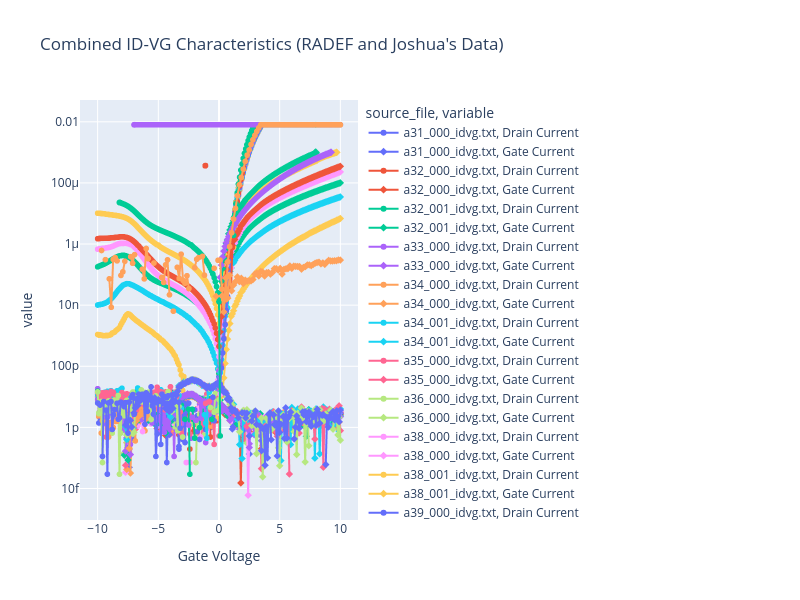

Notebook source saved alongside this figure:
### Markdown cell above
## Sanity Check Between Vanderbilt and JYU Data

### Code cell
# Get Joshua's CSV files and plot them alongside RADEF's data for comparison.
df_joshua = nextcloud_csv_to_dataframe()

print("Joshua's CSV files:")
for file in df_joshua["source_file"].unique() if not df_joshua.empty else []:
    subset = df_joshua[df_joshua["source_file"] == file]
    print(f"File: {file}, Data Rows: {len(subset)}")

idvg_df_joshua = df_joshua[
    df_joshua["source_file"].str.contains("_idvg", case=False, na=False)
]
# Remove DataName column if it exists, as it may interfere with plotting
idvg_df_joshua = idvg_df_joshua.drop(columns=["DataName"], errors="ignore")

# Rename joshua's ID-VG columns to match RADEF's for easier plotting
col_mapping = {
    "Vgate": "Gate Voltage",
    "Isource": "Source Voltage",
    "Idrain": "Drain Current",
    "Igate": "Gate Current",
}

# strip whitespace from column names in joshua's DataFrame before renaming
idvg_df_joshua.columns = idvg_df_joshua.columns.str.strip()

idvg_df_joshua = idvg_df_joshua.rename(columns=col_mapping)

# Combine both dataframes
idvg_combined = pd.concat([idvg_df, idvg_df_joshua], ignore_index=True)

fig_combined = px.line(
    idvg_combined,
    x="Gate Voltage",
    y=["Drain Current", "Gate Current"],
    color="source_file",
    symbol="variable",
    title="Combined ID-VG Characteristics (RADEF and Joshua's Data)",
)

fig_combined.update_layout(
    width=800,
    height=600,
    yaxis_type="log",  # Logarithmic scale for current to better visualize low currents
)
fig_combined.show()

### Figure 1 — Plotly figure (JSON) as saved in the notebook; plotly's stock layout.template omitted (floating-point values rounded to 4 significant figures; data arrays with more than 128 entries replaced by an {"elided": "..."} marker saying what was removed)
{"data": [{"hovertemplate": "source_file=a31_000_idvg.txt<br>variable=Drain Current<br>Gate Voltage=%{x}<br>value=%{y}<extra></extra>", "legendgroup": "a31_000_idvg.txt, Drain Current", "line": {"color": "#636efa", "dash": "solid"}, "marker": {"symbol": "circle"}, "mode": "lines+markers", "name": "a31_000_idvg.txt, Drain Current", "showlegend": true, "type": "scattergl", "x": {"elided": "201 float values"}, "xaxis": "x", "y": {"elided": "201 float values"}, "yaxis": "y"}, {"hovertemplate": "source_file=a31_000_idvg.txt<br>variable=Gate Current<br>Gate Voltage=%{x}<br>value=%{y}<extra></extra>", "legendgroup": "a31_000_idvg.txt, Gate Current", "line": {"color": "#636efa", "dash": "solid"}, "marker": {"symbol": "diamond"}, "mode": "lines+markers", "name": "a31_000_idvg.txt, Gate Current", "showlegend": true, "type": "scattergl", "x": {"elided": "201 float values"}, "xaxis": "x", "y": {"elided": "201 float values"}, "yaxis": "y"}, {"hovertemplate": "source_file=a32_000_idvg.txt<br>variable=Drain Current<br>Gate Voltage=%{x}<br>value=%{y}<extra></extra>", "legendgroup": "a32_000_idvg.txt, Drain Current", "line": {"color": "#EF553B", "dash": "solid"}, "marker": {"symbol": "circle"}, "mode": "lines+markers", "name": "a32_000_idvg.txt, Drain Current", "showlegend": true, "type": "scattergl", "x": {"elided": "201 float values"}, "xaxis": "x", "y": {"elided": "201 float values"}, "yaxis": "y"}, {"hovertemplate": "source_file=a32_000_idvg.txt<br>variable=Gate Current<br>Gate Voltage=%{x}<br>value=%{y}<extra></extra>", "legendgroup": "a32_000_idvg.txt, Gate Current", "line": {"color": "#EF553B", "dash": "solid"}, "marker": {"symbol": "diamond"}, "mode": "lines+markers", "name": "a32_000_idvg.txt, Gate Current", "showlegend": true, "type": "scattergl", "x": {"elided": "201 float values"}, "xaxis": "x", "y": {"elided": "201 float values"}, "yaxis": "y"}, {"hovertemplate": "source_file=a32_001_idvg.txt<br>variable=Drain Current<br>Gate Voltage=%{x}<br>value=%{y}<extra></extra>", "legendgroup": "a32_001_idvg.txt, Drain Current", "line": {"color": "#00cc96", "dash": "solid"}, "marker": {"symbol": "circle"}, "mode": "lines+markers", "name": "a32_001_idvg.txt, Drain Current", "showlegend": true, "type": "scattergl", "x": {"elided": "201 float values"}, "xaxis": "x", "y": {"elided": "201 float values"}, "yaxis": "y"}, {"hovertemplate": "source_file=a32_001_idvg.txt<br>variable=Gate Current<br>Gate Voltage=%{x}<br>value=%{y}<extra></extra>", "legendgroup": "a32_001_idvg.txt, Gate Current", "line": {"color": "#00cc96", "dash": "solid"}, "marker": {"symbol": "diamond"}, "mode": "lines+markers", "name": "a32_001_idvg.txt, Gate Current", "showlegend": true, "type": "scattergl", "x": {"elided": "201 float values"}, "xaxis": "x", "y": {"elided": "201 float values"}, "yaxis": "y"}, {"hovertemplate": "source_file=a33_000_idvg.txt<br>variable=Drain Current<br>Gate Voltage=%{x}<br>value=%{y}<extra></extra>", "legendgroup": "a33_000_idvg.txt, Drain Current", "line": {"color": "#ab63fa", "dash": "solid"}, "marker": {"symbol": "circle"}, "mode": "lines+markers", "name": "a33_000_idvg.txt, Drain Current", "showlegend": true, "type": "scattergl", "x": {"elided": "201 float values"}, "xaxis": "x", "y": {"elided": "201 float values"}, "yaxis": "y"}, {"hovertemplate": "source_file=a33_000_idvg.txt<br>variable=Gate Current<br>Gate Voltage=%{x}<br>value=%{y}<extra></extra>", "legendgroup": "a33_000_idvg.txt, Gate Current", "line": {"color": "#ab63fa", "dash": "solid"}, "marker": {"symbol": "diamond"}, "mode": "lines+markers", "name": "a33_000_idvg.txt, Gate Current", "showlegend": true, "type": "scattergl", "x": {"elided": "201 float values"}, "xaxis": "x", "y": {"elided": "201 float values"}, "yaxis": "y"}, {"hovertemplate": "source_file=a34_000_idvg.txt<br>variable=Drain Current<br>Gate Voltage=%{x}<br>value=%{y}<extra></extra>", "legendgroup": "a34_000_idvg.txt, Drain Current", "line": {"color": "#FFA15A", "dash": "solid"}, "marker": {"symbol": "circle"}, "mode": "lines+markers", "name": "a34_000_idvg.txt, Drain Current", "showlegend": true, "type": "scattergl", "x": {"elided": "201 float values"}, "xaxis": "x", "y": {"elided": "201 float values"}, "yaxis": "y"}, {"hovertemplate": "source_file=a34_000_idvg.txt<br>variable=Gate Current<br>Gate Voltage=%{x}<br>value=%{y}<extra></extra>", "legendgroup": "a34_000_idvg.txt, Gate Current", "line": {"color": "#FFA15A", "dash": "solid"}, "marker": {"symbol": "diamond"}, "mode": "lines+markers", "name": "a34_000_idvg.txt, Gate Current", "showlegend": true, "type": "scattergl", "x": {"elided": "201 float values"}, "xaxis": "x", "y": {"elided": "201 float values"}, "yaxis": "y"}, {"hovertemplate": "source_file=a34_001_idvg.txt<br>variable=Drain Current<br>Gate Voltage=%{x}<br>value=%{y}<extra></extra>", "legendgroup": "a34_001_idvg.txt, Drain Current", "line": {"color": "#19d3f3", "dash": "solid"}, "marker": {"symbol": "circle"}, "mode": "lines+markers", "name": "a34_001_idvg.txt, Drain Current", "showlegend": true, "type": "scattergl", "x": {"elided": "201 float values"}, "xaxis": "x", "y": {"elided": "201 float values"}, "yaxis": "y"}, {"hovertemplate": "source_file=a34_001_idvg.txt<br>variable=Gate Current<br>Gate Voltage=%{x}<br>value=%{y}<extra></extra>", "legendgroup": "a34_001_idvg.txt, Gate Current", "line": {"color": "#19d3f3", "dash": "solid"}, "marker": {"symbol": "diamond"}, "mode": "lines+markers", "name": "a34_001_idvg.txt, Gate Current", "showlegend": true, "type": "scattergl", "x": {"elided": "201 float values"}, "xaxis": "x", "y": {"elided": "201 float values"}, "yaxis": "y"}, {"hovertemplate": "source_file=a35_000_idvg.txt<br>variable=Drain Current<br>Gate Voltage=%{x}<br>value=%{y}<extra></extra>", "legendgroup": "a35_000_idvg.txt, Drain Current", "line": {"color": "#FF6692", "dash": "solid"}, "marker": {"symbol": "circle"}, "mode": "lines+markers", "name": "a35_000_idvg.txt, Drain Current", "showlegend": true, "type": "scattergl", "x": {"elided": "201 float values"}, "xaxis": "x", "y": {"elided": "201 float values"}, "yaxis": "y"}, {"hovertemplate": "source_file=a35_000_idvg.txt<br>variable=Gate Current<br>Gate Voltage=%{x}<br>value=%{y}<extra></extra>", "legendgroup": "a35_000_idvg.txt, Gate Current", "line": {"color": "#FF6692", "dash": "solid"}, "marker": {"symbol": "diamond"}, "mode": "lines+markers", "name": "a35_000_idvg.txt, Gate Current", "showlegend": true, "type": "scattergl", "x": {"elided": "201 float values"}, "xaxis": "x", "y": {"elided": "201 float values"}, "yaxis": "y"}, {"hovertemplate": "source_file=a36_000_idvg.txt<br>variable=Drain Current<br>Gate Voltage=%{x}<br>value=%{y}<extra></extra>", "legendgroup": "a36_000_idvg.txt, Drain Current", "line": {"color": "#B6E880", "dash": "solid"}, "marker": {"symbol": "circle"}, "mode": "lines+markers", "name": "a36_000_idvg.txt, Drain Current", "showlegend": true, "type": "scattergl", "x": {"elided": "201 float values"}, "xaxis": "x", "y": {"elided": "201 float values"}, "yaxis": "y"}, {"hovertemplate": "source_file=a36_000_idvg.txt<br>variable=Gate Current<br>Gate Voltage=%{x}<br>value=%{y}<extra></extra>", "legendgroup": "a36_000_idvg.txt, Gate Current", "line": {"color": "#B6E880", "dash": "solid"}, "marker": {"symbol": "diamond"}, "mode": "lines+markers", "name": "a36_000_idvg.txt, Gate Current", "showlegend": true, "type": "scattergl", "x": {"elided": "201 float values"}, "xaxis": "x", "y": {"elided": "201 float values"}, "yaxis": "y"}, {"hovertemplate": "source_file=a38_000_idvg.txt<br>variable=Drain Current<br>Gate Voltage=%{x}<br>value=%{y}<extra></extra>", "legendgroup": "a38_000_idvg.txt, Drain Current", "line": {"color": "#FF97FF", "dash": "solid"}, "marker": {"symbol": "circle"}, "mode": "lines+markers", "name": "a38_000_idvg.txt, Drain Current", "showlegend": true, "type": "scattergl", "x": {"elided": "201 float values"}, "xaxis": "x", "y": {"elided": "201 float values"}, "yaxis": "y"}, {"hovertemplate": "source_file=a38_000_idvg.txt<br>variable=Gate Current<br>Gate Voltage=%{x}<br>value=%{y}<extra></extra>", "legendgroup": "a38_000_idvg.txt, Gate Current", "line": {"color": "#FF97FF", "dash": "solid"}, "marker": {"symbol": "diamond"}, "mode": "lines+markers", "name": "a38_000_idvg.txt, Gate Current", "showlegend": true, "type": "scattergl", "x": {"elided": "201 float values"}, "xaxis": "x", "y": {"elided": "201 float values"}, "yaxis": "y"}, {"hovertemplate": "source_file=a38_001_idvg.txt<br>variable=Drain Current<br>Gate Voltage=%{x}<br>value=%{y}<extra></extra>", "legendgroup": "a38_001_idvg.txt, Drain Current", "line": {"color": "#FECB52", "dash": "solid"}, "marker": {"symbol": "circle"}, "mode": "lines+markers", "name": "a38_001_idvg.txt, Drain Current", "showlegend": true, "type": "scattergl", "x": {"elided": "201 float values"}, "xaxis": "x", "y": {"elided": "201 float values"}, "yaxis": "y"}, {"hovertemplate": "source_file=a38_001_idvg.txt<br>variable=Gate Current<br>Gate Voltage=%{x}<br>value=%{y}<extra></extra>", "legendgroup": "a38_001_idvg.txt, Gate Current", "line": {"color": "#FECB52", "dash": "solid"}, "marker": {"symbol": "diamond"}, "mode": "lines+markers", "name": "a38_001_idvg.txt, Gate Current", "showlegend": true, "type": "scattergl", "x": {"elided": "201 float values"}, "xaxis": "x", "y": {"elided": "201 float values"}, "yaxis": "y"}, {"hovertemplate": "source_file=a39_000_idvg.txt<br>variable=Drain Current<br>Gate Voltage=%{x}<br>value=%{y}<extra></extra>", "legendgroup": "a39_000_idvg.txt, Drain Current", "line": {"color": "#636efa", "dash": "solid"}, "marker": {"symbol": "circle"}, "mode": "lines+markers", "name": "a39_000_idvg.txt, Drain Current", "showlegend": true, "type": "scattergl", "x": {"elided": "201 float values"}, "xaxis": "x", "y": {"elided": "201 float values"}, "yaxis": "y"}, {"hovertemplate": "source_file=a39_000_idvg.txt<br>variable=Gate Current<br>Gate Voltage=%{x}<br>value=%{y}<extra></extra>", "legendgroup": "a39_000_idvg.txt, Gate Current", "line": {"color": "#636efa", "dash": "solid"}, "marker": {"symbol": "diamond"}, "mode": "lines+markers", "name": "a39_000_idvg.txt, Gate Current", "showlegend": true, "type": "scattergl", "x": {"elided": "201 float values"}, "xaxis": "x", "y": {"elided": "201 float values"}, "yaxis": "y"}, {"hovertemplate": "source_file=a39_001_idvg.txt<br>variable=Drain Current<br>Gate Voltage=%{x}<br>value=%{y}<extra></extra>", "legendgroup": "a39_001_idvg.txt, Drain Current", "line": {"color": "#EF553B", "dash": "solid"}, "marker": {"symbol": "circle"}, "mode": "lines+markers", "name": "a39_001_idvg.txt, Drain Current", "showlegend": true, "type": "scattergl", "x": [-1.122, -1.122, -1.122, -1.122, -1.122, -1.122, -1.122, -1.122, -1.122, -1.122, -1.122, -1.122, -1.122, -1.122, -1.122, -1.122, -1.122, -1.122, -1.122, -1.122, -1.122, -1.122, -1.122, -1.122, -1.122, -1.122, -1.122, -1.122, -1.122, -1.122, -1.122, -1.122, -1.122, -1.122, -1.122, -1.122, -1.122, -1.122, -1.122, -1.122, -1.122, -1.122, -1.122, -1.122, -1.122, -1.122, -1.122, -1.122, -1.122, -1.122, -1.122, -1.122, -1.122, -1.122, -1.122, -1.122, -1.122, -1.122, -1.122, -1.122, -1.122, -1.122, -1.122, -1.122, -1.122], "xaxis": "x", "y": [0.000366, 0.0003661, 0.0003662, 0.0003663, 0.0003662, 0.0003664, 0.0003662, 0.0003662, 0.0003662, 0.0003662, 0.0003663, 0.0003663, 0.0003662, 0.0003663, 0.0003662, 0.0003663, 0.0003662, 0.0003661, 0.0003662, 0.0003662, 0.0003661, 0.0003662, 0.0003662, 0.0003661, 0.0003661, 0.0003662, 0.0003662, 0.0003663, 0.0003661, 0.0003662, 0.0003662, 0.000366, 0.0003661, 0.0003662, 0.000366, 0.000366, 0.0003662, 0.000366, 0.0003662, 0.0003661, 0.0003661, 0.000366, 0.0003663, 0.0003661, 0.000366, 0.0003663, 0.0003664, 0.0003662, 0.0003662, 0.0003663, 0.0003663, 0.0003663, 0.0003663, 0.0003662, 0.0003663, 0.0003662, 0.0003662, 0.0003662, 0.0003661, 0.0003661, 0.0003662, 0.0003662, 0.0003661, 0.0003661, 0.0003661], "yaxis": "y"}, {"hovertemplate": "source_file=a39_001_idvg.txt<br>variable=Gate Current<br>Gate Voltage=%{x}<br>value=%{y}<extra></extra>", "legendgroup": "a39_001_idvg.txt, Gate Current", "line": {"color": "#EF553B", "dash": "solid"}, "marker": {"symbol": "diamond"}, "mode": "lines+markers", "name": "a39_001_idvg.txt, Gate Current", "showlegend": true, "type": "scattergl", "x": [-1.122, -1.122, -1.122, -1.122, -1.122, -1.122, -1.122, -1.122, -1.122, -1.122, -1.122, -1.122, -1.122, -1.122, -1.122, -1.122, -1.122, -1.122, -1.122, -1.122, -1.122, -1.122, -1.122, -1.122, -1.122, -1.122, -1.122, -1.122, -1.122, -1.122, -1.122, -1.122, -1.122, -1.122, -1.122, -1.122, -1.122, -1.122, -1.122, -1.122, -1.122, -1.122, -1.122, -1.122, -1.122, -1.122, -1.122, -1.122, -1.122, -1.122, -1.122, -1.122, -1.122, -1.122, -1.122, -1.122, -1.122, -1.122, -1.122, -1.122, -1.122, -1.122, -1.122, -1.122, -1.122], "xaxis": "x", "y": [-0.001002, -0.001002, -0.001002, -0.001002, -0.001002, -0.001002, -0.001002, -0.001002, -0.001002, -0.001002, -0.001002, -0.001002, -0.001002, -0.001002, -0.001002, -0.001002, -0.001002, -0.001002, -0.001002, -0.001002, -0.001002, -0.001002, -0.001002, -0.001002, -0.001002, -0.001002, -0.001002, -0.001002, -0.001002, -0.001002, -0.001002, -0.001002, -0.001002, -0.001002, -0.001002, -0.001002, -0.001002, -0.001002, -0.001002, -0.001002, -0.001002, -0.001002, -0.001002, -0.001002, -0.001002, -0.001002, -0.001002, -0.001002, -0.001002, -0.001002, -0.001002, -0.001002, -0.001002, -0.001002, -0.001002, -0.001002, -0.001002, -0.001002, -0.001002, -0.001002, -0.001002, -0.001002, -0.001002, -0.001002, -0.001002], "yaxis": "y"}, {"hovertemplate": "source_file=a41_000_idvg.txt<br>variable=Drain Current<br>Gate Voltage=%{x}<br>value=%{y}<extra></extra>", "legendgroup": "a41_000_idvg.txt, Drain Current", "line": {"color": "#00cc96", "dash": "solid"}, "marker": {"symbol": "circle"}, "mode": "lines+markers", "name": "a41_000_idvg.txt, Drain Current", "showlegend": true, "type": "scattergl", "x": {"elided": "201 float values"}, "xaxis": "x", "y": {"elided": "201 float values"}, "yaxis": "y"}, {"hovertemplate": "source_file=a41_000_idvg.txt<br>variable=Gate Current<br>Gate Voltage=%{x}<br>value=%{y}<extra></extra>", "legendgroup": "a41_000_idvg.txt, Gate Current", "line": {"color": "#00cc96", "dash": "solid"}, "marker": {"symbol": "diamond"}, "mode": "lines+markers", "name": "a41_000_idvg.txt, Gate Current", "showlegend": true, "type": "scattergl", "x": {"elided": "201 float values"}, "xaxis": "x", "y": {"elided": "201 float values"}, "yaxis": "y"}, {"hovertemplate": "source_file=a42_000_idvg.txt<br>variable=Drain Current<br>Gate Voltage=%{x}<br>value=%{y}<extra></extra>", "legendgroup": "a42_000_idvg.txt, Drain Current", "line": {"color": "#ab63fa", "dash": "solid"}, "marker": {"symbol": "circle"}, "mode": "lines+markers", "name": "a42_000_idvg.txt, Drain Current", "showlegend": true, "type": "scattergl", "x": {"elided": "201 float values"}, "xaxis": "x", "y": {"elided": "201 float values"}, "yaxis": "y"}, {"hovertemplate": "source_file=a42_000_idvg.txt<br>variable=Gate Current<br>Gate Voltage=%{x}<br>value=%{y}<extra></extra>", "legendgroup": "a42_000_idvg.txt, Gate Current", "line": {"color": "#ab63fa", "dash": "solid"}, "marker": {"symbol": "diamond"}, "mode": "lines+markers", "name": "a42_000_idvg.txt, Gate Current", "showlegend": true, "type": "scattergl", "x": {"elided": "201 float values"}, "xaxis": "x", "y": {"elided": "201 float values"}, "yaxis": "y"}, {"hovertemplate": "source_file=a43_000_idvg.txt<br>variable=Drain Current<br>Gate Voltage=%{x}<br>value=%{y}<extra></extra>", "legendgroup": "a43_000_idvg.txt, Drain Current", "line": {"color": "#FFA15A", "dash": "solid"}, "marker": {"symbol": "circle"}, "mode": "lines+markers", "name": "a43_000_idvg.txt, Drain Current", "showlegend": true, "type": "scattergl", "x": [-10.0, -9.9, -9.8, -9.7, -9.6, -9.5, -9.4, -9.3, -9.2, -9.1, -9.0, -8.9, -8.8, -8.7, -8.6, -8.5, -8.4, -8.3, -8.2, -8.1, -8.0, -7.9, -7.8, -7.7, -7.6, -7.5, -7.4, -7.3, -7.2, -7.1, -7.0, -6.9, -6.8, -6.7, -6.6, -6.5, -6.4, -6.3, -6.2, -6.1, -6.0, -5.9, -5.799], "xaxis": "x", "y": [1.188e-11, 2.392e-12, -1.96e-12, 6.512e-13, 1.646e-12, 8.069e-12, 3.428e-12, 6.702e-12, -2.606e-13, 4.854e-13, 1.439e-12, 1.066e-12, 3.511e-12, 9.827e-13, -1.192e-14, 1.563e-12, 3.718e-12, 1.604e-12, 6.37e-12, 6.08e-12, 4.547e-12, -2.191e-13, 5.417e-12, 3.842e-12, 2.931e-12, 3.801e-12, 3.262e-12, 1.77e-12, 2.848e-12, 6.495e-12, 4.588e-12, 3.611e-13, 6.868e-12, 4.795e-12, 3.262e-12, 5.251e-12, 4.796e-12, 5.914e-12, 1.006e-11, 5.914e-12, 4.505e-12, 6.868e-12, 4.464e-12], "yaxis": "y"}, {"hovertemplate": "source_file=a43_000_idvg.txt<br>variable=Gate Current<br>Gate Voltage=%{x}<br>value=%{y}<extra></extra>", "legendgroup": "a43_000_idvg.txt, Gate Current", "line": {"color": "#FFA15A", "dash": "solid"}, "marker": {"symbol": "diamond"}, "mode": "lines+markers", "name": "a43_000_idvg.txt, Gate Current", "showlegend": true, "type": "scattergl", "x": [-10.0, -9.9, -9.8, -9.7, -9.6, -9.5, -9.4, -9.3, -9.2, -9.1, -9.0, -8.9, -8.8, -8.7, -8.6, -8.5, -8.4, -8.3, -8.2, -8.1, -8.0, -7.9, -7.8, -7.7, -7.6, -7.5, -7.4, -7.3, -7.2, -7.1, -7.0, -6.9, -6.8, -6.7, -6.6, -6.5, -6.4, -6.3, -6.2, -6.1, -6.0, -5.9, -5.799], "xaxis": "x", "y": [-1.471e-11, -8.662e-12, -6.857e-12, -4.533e-12, -3.89e-12, -3.648e-12, -4.078e-12, -2.49e-12, -2.36e-12, -2.47e-12, -2.108e-12, -1.536e-12, -1.305e-12, -1.827e-12, -2.054e-12, -1.763e-12, -1.306e-12, -5.407e-13, -1.458e-12, -5.356e-13, -7.696e-13, -8.329e-13, -3.245e-13, -1.702e-14, 4.231e-14, -4.902e-13, 2.059e-13, 6.736e-13, 6.751e-13, 1.14e-12, 1.885e-12, 2.044e-12, 1.645e-12, 2.091e-12, 2.453e-12, 2.681e-12, 2.723e-12, 3.117e-12, 2.836e-12, 2.422e-12, 1.917e-12, 2.74e-12, 2.462e-12], "yaxis": "y"}, {"hovertemplate": "source_file=b32_000_idvg.txt<br>variable=Drain Current<br>Gate Voltage=%{x}<br>value=%{y}<extra></extra>", "legendgroup": "b32_000_idvg.txt, Drain Current", "line": {"color": "#19d3f3", "dash": "solid"}, "marker": {"symbol": "circle"}, "mode": "lines+markers", "name": "b32_000_idvg.txt, Drain Current", "showlegend": true, "type": "scattergl", "x": {"elided": "201 float values"}, "xaxis": "x", "y": {"elided": "201 float values"}, "yaxis": "y"}, {"hovertemplate": "source_file=b32_000_idvg.txt<br>variable=Gate Current<br>Gate Voltage=%{x}<br>value=%{y}<extra></extra>", "legendgroup": "b32_000_idvg.txt, Gate Current", "line": {"color": "#19d3f3", "dash": "solid"}, "marker": {"symbol": "diamond"}, "mode": "lines+markers", "name": "b32_000_idvg.txt, Gate Current", "showlegend": true, "type": "scattergl", "x": {"elided": "201 float values"}, "xaxis": "x", "y": {"elided": "201 float values"}, "yaxis": "y"}, {"hovertemplate": "source_file=b33_000_idvg.txt<br>variable=Drain Current<br>Gate Voltage=%{x}<br>value=%{y}<extra></extra>", "legendgroup": "b33_000_idvg.txt, Drain Current", "line": {"color": "#FF6692", "dash": "solid"}, "marker": {"symbol": "circle"}, "mode": "lines+markers", "name": "b33_000_idvg.txt, Drain Current", "showlegend": true, "type": "scattergl", "x": {"elided": "201 float values"}, "xaxis": "x", "y": {"elided": "201 float values"}, "yaxis": "y"}, {"hovertemplate": "source_file=b33_000_idvg.txt<br>variable=Gate Current<br>Gate Voltage=%{x}<br>value=%{y}<extra></extra>", "legendgroup": "b33_000_idvg.txt, Gate Current", "line": {"color": "#FF6692", "dash": "solid"}, "marker": {"symbol": "diamond"}, "mode": "lines+markers", "name": "b33_000_idvg.txt, Gate Current", "showlegend": true, "type": "scattergl", "x": {"elided": "201 float values"}, "xaxis": "x", "y": {"elided": "201 float values"}, "yaxis": "y"}, {"hovertemplate": "source_file=b34_000_idvg.txt<br>variable=Drain Current<br>Gate Voltage=%{x}<br>value=%{y}<extra></extra>", "legendgroup": "b34_000_idvg.txt, Drain Current", "line": {"color": "#B6E880", "dash": "solid"}, "marker": {"symbol": "circle"}, "mode": "lines+markers", "name": "b34_000_idvg.txt, Drain Current", "showlegend": true, "type": "scattergl", "x": {"elided": "201 float values"}, "xaxis": "x", "y": {"elided": "201 float values"}, "yaxis": "y"}, {"hovertemplate": "source_file=b34_000_idvg.txt<br>variable=Gate Current<br>Gate Voltage=%{x}<br>value=%{y}<extra></extra>", "legendgroup": "b34_000_idvg.txt, Gate Current", "line": {"color": "#B6E880", "dash": "solid"}, "marker": {"symbol": "diamond"}, "mode": "lines+markers", "name": "b34_000_idvg.txt, Gate Current", "showlegend": true, "type": "scattergl", "x": {"elided": "201 float values"}, "xaxis": "x", "y": {"elided": "201 float values"}, "yaxis": "y"}, {"hovertemplate": "source_file=b34_001_idvg.txt<br>variable=Drain Current<br>Gate Voltage=%{x}<br>value=%{y}<extra></extra>", "legendgroup": "b34_001_idvg.txt, Drain Current", "line": {"color": "#FF97FF", "dash": "solid"}, "marker": {"symbol": "circle"}, "mode": "lines+markers", "name": "b34_001_idvg.txt, Drain Current", "showlegend": true, "type": "scattergl", "x": {"elided": "201 float values"}, "xaxis": "x", "y": {"elided": "201 float values"}, "yaxis": "y"}, {"hovertemplate": "source_file=b34_001_idvg.txt<br>variable=Gate Current<br>Gate Voltage=%{x}<br>value=%{y}<extra></extra>", "legendgroup": "b34_001_idvg.txt, Gate Current", "line": {"color": "#FF97FF", "dash": "solid"}, "marker": {"symbol": "diamond"}, "mode": "lines+markers", "name": "b34_001_idvg.txt, Gate Current", "showlegend": true, "type": "scattergl", "x": {"elided": "201 float values"}, "xaxis": "x", "y": {"elided": "201 float values"}, "yaxis": "y"}, {"hovertemplate": "source_file=b34_002_idvg.txt<br>variable=Drain Current<br>Gate Voltage=%{x}<br>value=%{y}<extra></extra>", "legendgroup": "b34_002_idvg.txt, Drain Current", "line": {"color": "#FECB52", "dash": "solid"}, "marker": {"symbol": "circle"}, "mode": "lines+markers", "name": "b34_002_idvg.txt, Drain Current", "showlegend": true, "type": "scattergl", "x": {"elided": "201 float values"}, "xaxis": "x", "y": {"elided": "201 float values"}, "yaxis": "y"}, {"hovertemplate": "source_file=b34_002_idvg.txt<br>variable=Gate Current<br>Gate Voltage=%{x}<br>value=%{y}<extra></extra>", "legendgroup": "b34_002_idvg.txt, Gate Current", "line": {"color": "#FECB52", "dash": "solid"}, "marker": {"symbol": "diamond"}, "mode": "lines+markers", "name": "b34_002_idvg.txt, Gate Current", "showlegend": true, "type": "scattergl", "x": {"elided": "201 float values"}, "xaxis": "x", "y": {"elided": "201 float values"}, "yaxis": "y"}, {"hovertemplate": "source_file=b35_000_idvg.txt<br>variable=Drain Current<br>Gate Voltage=%{x}<br>value=%{y}<extra></extra>", "legendgroup": "b35_000_idvg.txt, Drain Current", "line": {"color": "#636efa", "dash": "solid"}, "marker": {"symbol": "circle"}, "mode": "lines+markers", "name": "b35_000_idvg.txt, Drain Current", "showlegend": true, "type": "scattergl", "x": {"elided": "201 float values"}, "xaxis": "x", "y": {"elided": "201 float values"}, "yaxis": "y"}, {"hovertemplate": "source_file=b35_000_idvg.txt<br>variable=Gate Current<br>Gate Voltage=%{x}<br>value=%{y}<extra></extra>", "legendgroup": "b35_000_idvg.txt, Gate Current", "line": {"color": "#636efa", "dash": "solid"}, "marker": {"symbol": "diamond"}, "mode": "lines+markers", "name": "b35_000_idvg.txt, Gate Current", "showlegend": true, "type": "scattergl", "x": {"elided": "201 float values"}, "xaxis": "x", "y": {"elided": "201 float values"}, "yaxis": "y"}, {"hovertemplate": "source_file=b35_001_idvg.txt<br>variable=Drain Current<br>Gate Voltage=%{x}<br>value=%{y}<extra></extra>", "legendgroup": "b35_001_idvg.txt, Drain Current", "line": {"color": "#EF553B", "dash": "solid"}, "marker": {"symbol": "circle"}, "mode": "lines+markers", "name": "b35_001_idvg.txt, Drain Current", "showlegend": true, "type": "scattergl", "x": {"elided": "201 float values"}, "xaxis": "x", "y": {"elided": "201 float values"}, "yaxis": "y"}, {"hovertemplate": "source_file=b35_001_idvg.txt<br>variable=Gate Current<br>Gate Voltage=%{x}<br>value=%{y}<extra></extra>", "legendgroup": "b35_001_idvg.txt, Gate Current", "line": {"color": "#EF553B", "dash": "solid"}, "marker": {"symbol": "diamond"}, "mode": "lines+markers", "name": "b35_001_idvg.txt, Gate Current", "showlegend": true, "type": "scattergl", "x": {"elided": "201 float values"}, "xaxis": "x", "y": {"elided": "201 float values"}, "yaxis": "y"}, {"hovertemplate": "source_file=b35_002_idvg.txt<br>variable=Drain Current<br>Gate Voltage=%{x}<br>value=%{y}<extra></extra>", "legendgroup": "b35_002_idvg.txt, Drain Current", "line": {"color": "#00cc96", "dash": "solid"}, "marker": {"symbol": "circle"}, "mode": "lines+markers", "name": "b35_002_idvg.txt, Drain Current", "showlegend": true, "type": "scattergl", "x": {"elided": "201 float values"}, "xaxis": "x", "y": {"elided": "201 float values"}, "yaxis": "y"}, {"hovertemplate": "source_file=b35_002_idvg.txt<br>variable=Gate Current<br>Gate Voltage=%{x}<br>value=%{y}<extra></extra>", "legendgroup": "b35_002_idvg.txt, Gate Current", "line": {"color": "#00cc96", "dash": "solid"}, "marker": {"symbol": "diamond"}, "mode": "lines+markers", "name": "b35_002_idvg.txt, Gate Current", "showlegend": true, "type": "scattergl", "x": {"elided": "201 float values"}, "xaxis": "x", "y": {"elided": "201 float values"}, "yaxis": "y"}, {"hovertemplate": "source_file=b35_003_idvg.txt<br>variable=Drain Current<br>Gate Voltage=%{x}<br>value=%{y}<extra></extra>", "legendgroup": "b35_003_idvg.txt, Drain Current", "line": {"color": "#ab63fa", "dash": "solid"}, "marker": {"symbol": "circle"}, "mode": "lines+markers", "name": "b35_003_idvg.txt, Drain Current", "showlegend": true, "type": "scattergl", "x": {"elided": "201 float values"}, "xaxis": "x", "y": {"elided": "201 float values"}, "yaxis": "y"}, {"hovertemplate": "source_file=b35_003_idvg.txt<br>variable=Gate Current<br>Gate Voltage=%{x}<br>value=%{y}<extra></extra>", "legendgroup": "b35_003_idvg.txt, Gate Current", "line": {"color": "#ab63fa", "dash": "solid"}, "marker": {"symbol": "diamond"}, "mode": "lines+markers", "name": "b35_003_idvg.txt, Gate Current", "showlegend": true, "type": "scattergl", "x": {"elided": "201 float values"}, "xaxis": "x", "y": {"elided": "201 float values"}, "yaxis": "y"}, {"hovertemplate": "source_file=raw_data/friday/A010_3_4_2026 9_19_32 AM_idvg.csv<br>variable=Drain Current<br>Gate Voltage=%{x}<br>value=%{y}<extra></extra>", "legendgroup": "raw_data/friday/A010_3_4_2026 9_19_32 AM_idvg.csv, Drain Current", "line": {"color": "#FFA15A", "dash": "solid"}, "marker": {"symbol": "circle"}, "mode": "lines+markers", "name": "raw_data/friday/A010_3_4_2026 9_19_32 AM_idvg.csv, Drain Current", "showlegend": true, "type": "scattergl", "x": [" -10", " -9.84", " -9.68", " -9.52", " -9.36", " -9.2000000000000011", " -9.0400000000000009", " -8.88", " -8.72", " -8.56", " -8.4", " -8.24", " -8.08", " -7.92", " -7.76", " -7.6000000000000005", " -7.44", " -7.28", " -7.12", " -6.96", " -6.8", " -6.6400000000000006", " -6.48", " -6.32", " -6.16", " -6", " -5.84", " -5.68", " -5.5200000000000005", " -5.36", " -5.2", " -5.04", " -4.88", " -4.72", " -4.5600000000000005", " -4.4", " -4.24", " -4.08", " -3.92", " -3.7600000000000002", " -3.6", " -3.44", " -3.2800000000000002", " -3.12", " -2.96", " -2.8000000000000003", " -2.64", " -2.48", " -2.32", " -2.16", " -2", " -1.84", " -1.68", " -1.52", " -1.36", " -1.2", " -1.04", " -0.88", " -0.72", " -0.56", " -0.4", " -0.24", " -0.08", " 0.08", " 0.24", " 0.4", " 0.56", " 0.72", " 0.88", " 1.04", " 1.2", " 1.36", " 1.52", " 1.68", " 1.84", " 2", " 2.16", " 2.32", " 2.48", " 2.64", " 2.8000000000000003", " 2.96", " 3.12", " 3.2800000000000002", " 3.44", " 3.6", " 3.7600000000000002", " 3.92", " 4.08", " 4.24", " 4.4", " 4.5600000000000005", " 4.72", " 4.88", " 5.04", " 5.2", " 5.36", " 5.5200000000000005", " 5.68", " 5.84", " 6", " 6.16", " 6.32", " 6.48", " 6.6400000000000006", " 6.8", " 6.96", " 7.12", " 7.28", " 7.44", " 7.6000000000000005", " 7.76", " 7.92", " 8.08", " 8.24", " 8.4", " 8.56", " 8.72", " 8.88", " 9.0400000000000009", " 9.2000000000000011", " 9.36", " 9.52", " 9.68", " 9.84", " 10"], "xaxis": "x", "y": [" -5.5703E-07", " -3.6840000000000004E-08", " 6.1542000000000009E-07", " -8.054E-08", " 3.0857E-07", " -1.1437000000000001E-07", " 7.2630000000000009E-08", " 8.5300000000000009E-09", " 3.1490000000000005E-07", " 3.6133E-07", " 2.8124000000000005E-07", " -4.3040000000000007E-08", " 9.3960000000000016E-08", " 1.2374000000000002E-07", " 2.7326000000000005E-07", " -4.365E-07", " -5.4226E-07", " 3.8655000000000003E-07", " 2.3549000000000003E-07", " 4.4943E-07", " -2.9761000000000003E-07", " -1.9352000000000003E-07", " -1.3922000000000003E-07", " 1.4975000000000003E-07", " 7.238E-08", " 7.153400000000001E-07", " 3.3216000000000003E-07", " -3.9877E-07", " -1.4368000000000003E-07", " 2.3917000000000004E-07", " -1.3347000000000002E-07", " -4.1289000000000004E-07", " -5.4880000000000006E-08", " 8.0990000000000013E-08", " 5.5510000000000005E-08", " 2.0795000000000003E-07", " 3.0363E-07", " 2.1800000000000003E-08", " -3.0214000000000003E-07", " 6.3500000000000006E-09", " -2.3691000000000002E-07", " 1.7306000000000002E-07", " 7.525E-08", " 4.6568E-07", " 6.407E-08", " 5.217E-08", " 9.1620000000000009E-08", " 3.4950000000000005E-08", " -9.5E-10", " -2.6665E-07", " 1.6883E-07", " 3.1675000000000003E-07", " 3.5952000000000003E-07", " -1.0273000000000001E-07", " 3.9441000000000005E-07", " 9.549E-08", " -7.6900000000000007E-08", " -2.0772E-07", " -2.3374000000000003E-07", " -4.0840000000000007E-08", " 1.6079000000000003E-07", " -2.1571000000000002E-07", " 2.9346000000000004E-07", " 2.9878000000000003E-07", " 3.346E-08", " 1.501E-08", " 1.5140000000000002E-08", " 2.6069000000000004E-07", " 8.2254000000000011E-07", " 2.3400100000000003E-06", " 6.56744E-06", " 1.46741E-05", " 3.8408700000000004E-05", " 8.72381E-05", " 0.00015100400000000002", " 0.00028228700000000004", " 0.000506334", " 0.000814914", " 0.0011970400000000001", " 0.00181144", " 0.00260132", " 0.0035946", " 0.00487332", " 0.00634617", " 0.00798501", " 0.0079988", " 0.00800145", " 0.00800181", " 0.00800271", " 0.00799445", " 0.008004240000000001", " 0.00800411", " 0.00799092", " 0.00799073", " 0.00800429", " 0.0080030900000000009", " 0.00800909", " 0.00799556", " 0.0079931600000000009", " 0.00800532", " 0.00799985", " 0.00800566", " 0.0080066000000000009", " 0.007997820000000001", " 0.0079962", " 0.00799793", " 0.00800897", " 0.00800333", " 0.00799242", " 0.00799787", " 0.00800427", " 0.00800575", " 0.0079899", " 0.00800007", " 0.00799857", " 0.00799647", " 0.00799814", " 0.00799396", " 0.00798864", " 0.00799352", " 0.0080052", " 0.00799767", " 0.00800604", " 0.00799067", " 0.00799744", " 0.00799734"], "yaxis": "y"}, {"hovertemplate": "source_file=raw_data/friday/A010_3_4_2026 9_19_32 AM_idvg.csv<br>variable=Gate Current<br>Gate Voltage=%{x}<br>value=%{y}<extra></extra>", "legendgroup": "raw_data/friday/A010_3_4_2026 9_19_32 AM_idvg.csv, Gate Current", "line": {"color": "#FFA15A", "dash": "solid"}, "marker": {"symbol": "diamond"}, "mode": "lines+markers", "name": "raw_data/friday/A010_3_4_2026 9_19_32 AM_idvg.csv, Gate Current", "showlegend": true, "type": "scattergl", "x": [" -10", " -9.84", " -9.68", " -9.52", " -9.36", " -9.2000000000000011", " -9.0400000000000009", " -8.88", " -8.72", " -8.56", " -8.4", " -8.24", " -8.08", " -7.92", " -7.76", " -7.6000000000000005", " -7.44", " -7.28", " -7.12", " -6.96", " -6.8", " -6.6400000000000006", " -6.48", " -6.32", " -6.16", " -6", " -5.84", " -5.68", " -5.5200000000000005", " -5.36", " -5.2", " -5.04", " -4.88", " -4.72", " -4.5600000000000005", " -4.4", " -4.24", " -4.08", " -3.92", " -3.7600000000000002", " -3.6", " -3.44", " -3.2800000000000002", " -3.12", " -2.96", " -2.8000000000000003", " -2.64", " -2.48", " -2.32", " -2.16", " -2", " -1.84", " -1.68", " -1.52", " -1.36", " -1.2", " -1.04", " -0.88", " -0.72", " -0.56", " -0.4", " -0.24", " -0.08", " 0.08", " 0.24", " 0.4", " 0.56", " 0.72", " 0.88", " 1.04", " 1.2", " 1.36", " 1.52", " 1.68", " 1.84", " 2", " 2.16", " 2.32", " 2.48", " 2.64", " 2.8000000000000003", " 2.96", " 3.12", " 3.2800000000000002", " 3.44", " 3.6", " 3.7600000000000002", " 3.92", " 4.08", " 4.24", " 4.4", " 4.5600000000000005", " 4.72", " 4.88", " 5.04", " 5.2", " 5.36", " 5.5200000000000005", " 5.68", " 5.84", " 6", " 6.16", " 6.32", " 6.48", " 6.6400000000000006", " 6.8", " 6.96", " 7.12", " 7.28", " 7.44", " 7.6000000000000005", " 7.76", " 7.92", " 8.08", " 8.24", " 8.4", " 8.56", " 8.72", " 8.88", " 9.0400000000000009", " 9.2000000000000011", " 9.36", " 9.52", " 9.68", " 9.84", " 10"], "xaxis": "x", "y": [" -2.9850000000000003E-07", " -2.54E-07", " -2.585E-07", " -2.49E-07", " -2.55E-07", " -2.5350000000000004E-07", " -1.72E-07", " -2.7250000000000004E-07", " -2.15E-07", " -2.105E-07", " -2.4000000000000003E-07", " -2.0000000000000002E-07", " -2.945E-07", " -1.825E-07", " -2.2250000000000001E-07", " -2.1450000000000002E-07", " -1.96E-07", " -1.5600000000000002E-07", " -1.825E-07", " -2.305E-07", " -2.33E-07", " -1.635E-07", " -1.9E-07", " -1.89E-07", " -1.4150000000000002E-07", " -1.28E-07", " -1.5450000000000001E-07", " -1.435E-07", " -1.505E-07", " -1.6300000000000002E-07", " -1.2850000000000002E-07", " -1.34E-07", " -1.37E-07", " -1.1250000000000001E-07", " -1.2350000000000001E-07", " -1.1750000000000001E-07", " -9.650000000000001E-08", " -8.25E-08", " -9.8E-08", " -1.445E-07", " -1.31E-07", " -1.0250000000000001E-07", " -8.4000000000000011E-08", " -1.425E-07", " -7.75E-08", " -7.2000000000000009E-08", " -2.3E-08", " -1.75E-08", " -1.0000000000000001E-07", " -3.6000000000000005E-08", " -5.9500000000000003E-08", " -4E-08", " -7.35E-08", " -2.6500000000000002E-08", " -6.8E-08", " -1.2000000000000002E-08", " -1.6E-08", " -8.5E-09", " -5.8E-08", " -2.5E-09", " -3.65E-08", " 1.9500000000000003E-08", " -4.5000000000000006E-09", " -1.85E-08", " 2E-08", " 6.0000000000000008E-09", " 7.800000000000001E-08", " 1.7E-08", " 9.45E-08", " 2.9500000000000003E-08", " 4.5500000000000004E-08", " 5.9000000000000006E-08", " 8.4000000000000011E-08", " 5.9000000000000006E-08", " 7.6E-08", " 5.1E-08", " 6.6000000000000009E-08", " 6.1E-08", " 6.4E-08", " 6.250000000000001E-08", " 6.9000000000000009E-08", " 1.04E-07", " 1.1150000000000001E-07", " 9.050000000000001E-08", " 1.27E-07", " 1.22E-07", " 9.0000000000000012E-08", " 1.1550000000000001E-07", " 1.17E-07", " 1.0350000000000001E-07", " 1.17E-07", " 1.565E-07", " 1.565E-07", " 1.41E-07", " 1.6E-07", " 1.04E-07", " 1.485E-07", " 1.5450000000000001E-07", " 1.5600000000000002E-07", " 1.9200000000000003E-07", " 1.6E-07", " 1.8950000000000002E-07", " 1.8550000000000001E-07", " 1.8450000000000002E-07", " 1.8350000000000002E-07", " 1.505E-07", " 1.7250000000000002E-07", " 1.825E-07", " 2.065E-07", " 2.0700000000000001E-07", " 1.9650000000000002E-07", " 2.14E-07", " 2.355E-07", " 2.475E-07", " 2.545E-07", " 2.245E-07", " 2.4150000000000004E-07", " 2.16E-07", " 2.5700000000000004E-07", " 2.92E-07", " 2.79E-07", " 2.785E-07", " 2.84E-07", " 2.84E-07", " 3.015E-07", " 2.9850000000000003E-07"], "yaxis": "y"}], "layout": {"height": 600, "legend": {"title": {"text": "source_file, variable"}, "tracegroupgap": 0}, "title": {"text": "Combined ID-VG Characteristics (RADEF and Joshua's Data)"}, "width": 800, "xaxis": {"anchor": "y", "domain": [0, 1], "title": {"text": "Gate Voltage"}}, "yaxis": {"anchor": "x", "domain": [0, 1], "title": {"text": "value"}, "type": "log"}}}
